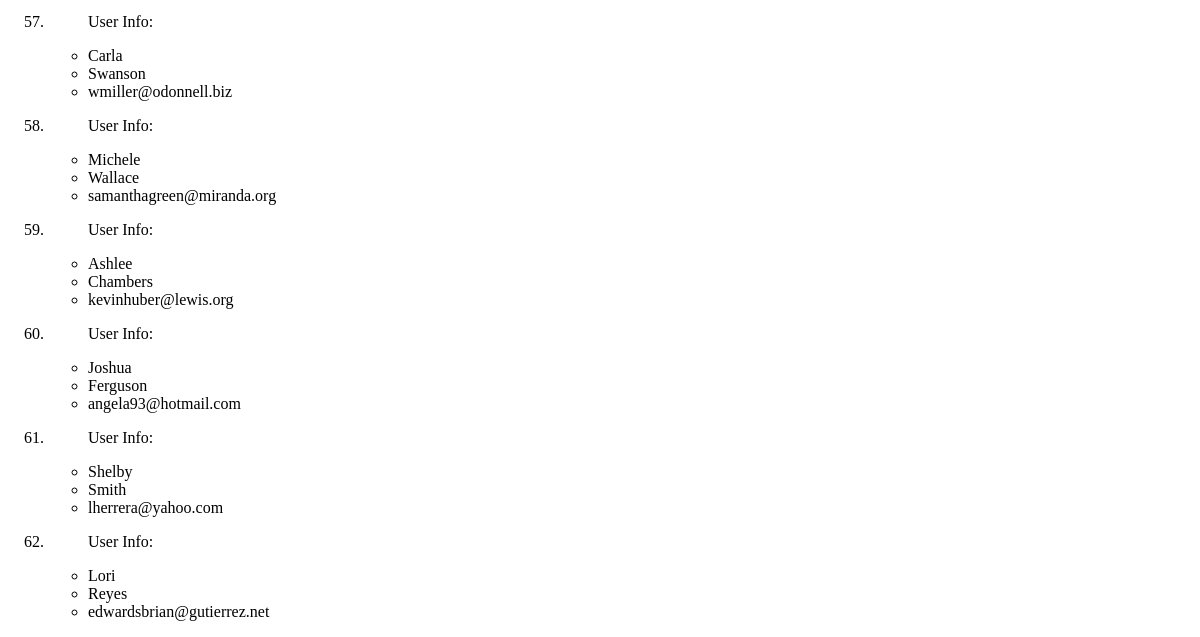
The app's page /users/ (lower part), older data.
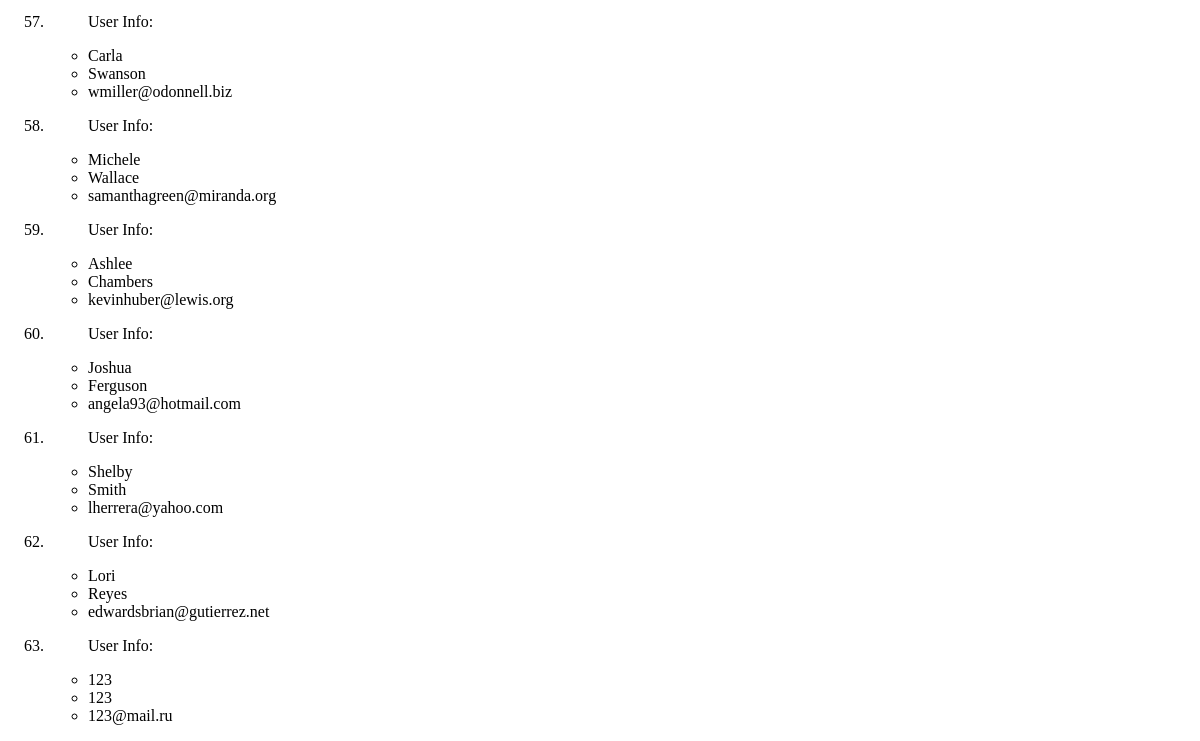
The same page, newer data.
### exercise_app/models.py (models this page shows, shortened)
class User(models.Model):
    first_name = models.CharField(max_length=264)
    last_name = models.CharField(max_length=264)
    email = models.EmailField(max_length=264)

### exercise_app/views.py (the view)
def userView(request):
    users = User.objects.all()
    content = {
        'users': users,
    }
    return render(request, 'exercise_app/index.html', context=content)

### templates/exercise_app/index.html (shortened to what this page needs)
<!DOCTYPE html>
{% load static %}
<html lang="en" dir="ltr">
  <head>
    <link rel="stylesheet" href="{% static "exercise_app/style.css" %}">
  </head>
  <body>
    <ol>
      {% for user in users %}
      <li>
      <ul>
        <p>User Info:</p>
        <li>{{user.first_name}}</li>
        <li>{{user.last_name}}</li>
        <li>{{user.email}}</li>
      </ul>
      </li>
      {% endfor %}
    </ol>
  </body>
</html>

Row changes from the older to the newer data that the page shows:
added User: first_name "123", last_name "123", email "123@mail.ru"
